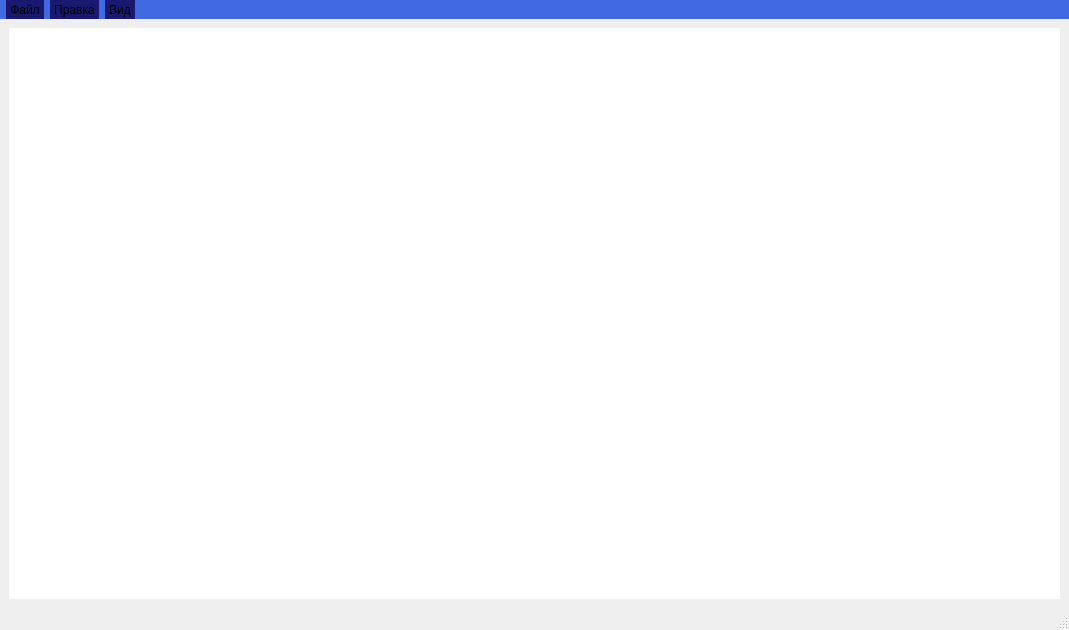
<?xml version="1.0" encoding="UTF-8"?>
<ui version="4.0">
 <class>Notepad</class>
 <widget class="QMainWindow" name="Notepad">
  <property name="geometry">
   <rect>
    <x>0</x>
    <y>0</y>
    <width>1069</width>
    <height>630</height>
   </rect>
  </property>
  <property name="windowTitle">
   <string>Notepad</string>
  </property>
  <property name="styleSheet">
   <string notr="true">Notepad{
background-color:#B0C4DE ;
}

QMenuBar {
background-color: #4169E1;
}

QMenuBar::item{
background:#191970;
}

QMenuBar::item:selected {
background: #191970;
}

QMenu {
background-color: #191970;
}</string>
  </property>
  <widget class="QWidget" name="centralwidget">
   <layout class="QGridLayout" name="gridLayout">
    <item row="0" column="0">
     <widget class="QTabWidget" name="mainWidget">
      <property name="styleSheet">
       <string notr="true">QTabWidget::pane{
border: 1px;
background-color:#FFFFFF;
}

QTabBar::tab {
background-color: rgb(255,255,255);
min-width: 20ex;
min-height: 6ex;
margin-left: 1px;
left: -1px
}

QTabBar::tab:selected {
background-color: rgb(255,255,255);
}

</string>
      </property>
      <property name="currentIndex">
       <number>-1</number>
      </property>
      <property name="tabsClosable">
       <bool>true</bool>
      </property>
     </widget>
    </item>
   </layout>
  </widget>
  <widget class="QMenuBar" name="menubar">
   <property name="geometry">
    <rect>
     <x>0</x>
     <y>0</y>
     <width>1069</width>
     <height>20</height>
    </rect>
   </property>
   <widget class="QMenu" name="fileMenu">
    <property name="title">
     <string>Файл</string>
    </property>
    <addaction name="newFileAction"/>
    <addaction name="openFileAction"/>
    <addaction name="saveFileAction"/>
    <addaction name="saveFileAsAction"/>
    <addaction name="saveAllAction"/>
    <addaction name="closeFileAction"/>
    <addaction name="closeAllAction"/>
    <addaction name="exitAction"/>
   </widget>
   <widget class="QMenu" name="editMenu">
    <property name="title">
     <string>Правка</string>
    </property>
    <addaction name="cutAction"/>
    <addaction name="copyAction"/>
    <addaction name="pasteAction"/>
    <addaction name="deleteAction"/>
    <addaction name="selectAllAction"/>
   </widget>
   <widget class="QMenu" name="viewMenu">
    <property name="title">
     <string>Вид</string>
    </property>
    <addaction name="showFileExplorer"/>
    <addaction name="showOpenDocs"/>
   </widget>
   <addaction name="fileMenu"/>
   <addaction name="editMenu"/>
   <addaction name="viewMenu"/>
  </widget>
  <widget class="QStatusBar" name="statusbar"/>
  <action name="newFileAction">
   <property name="text">
    <string>Новый</string>
   </property>
  </action>
  <action name="openFileAction">
   <property name="text">
    <string>Открыть</string>
   </property>
  </action>
  <action name="saveFileAction">
   <property name="text">
    <string>Сохранить</string>
   </property>
  </action>
  <action name="saveFileAsAction">
   <property name="text">
    <string>Сохранить как...</string>
   </property>
  </action>
  <action name="saveAllAction">
   <property name="text">
    <string>Сохранить всё</string>
   </property>
  </action>
  <action name="closeFileAction">
   <property name="text">
    <string>Закрыть</string>
   </property>
  </action>
  <action name="closeAllAction">
   <property name="text">
    <string>Закрыть всё</string>
   </property>
  </action>
  <action name="exitAction">
   <property name="text">
    <string>Выход</string>
   </property>
  </action>
  <action name="cutAction">
   <property name="text">
    <string>Вырезать</string>
   </property>
  </action>
  <action name="copyAction">
   <property name="text">
    <string>Копировать</string>
   </property>
  </action>
  <action name="pasteAction">
   <property name="text">
    <string>Вставить</string>
   </property>
  </action>
  <action name="deleteAction">
   <property name="text">
    <string>Удалить</string>
   </property>
  </action>
  <action name="selectAllAction">
   <property name="text">
    <string>Выделить всё</string>
   </property>
  </action>
  <action name="showFileExplorer">
   <property name="checkable">
    <bool>true</bool>
   </property>
   <property name="checked">
    <bool>true</bool>
   </property>
   <property name="enabled">
    <bool>true</bool>
   </property>
   <property name="text">
    <string>Показать проводник</string>
   </property>
  </action>
  <action name="showOpenDocs">
   <property name="checkable">
    <bool>true</bool>
   </property>
   <property name="checked">
    <bool>true</bool>
   </property>
   <property name="enabled">
    <bool>true</bool>
   </property>
   <property name="text">
    <string>Показать обозреватель открытых документов </string>
   </property>
  </action>
 </widget>
 <resources/>
 <connections/>
</ui>
